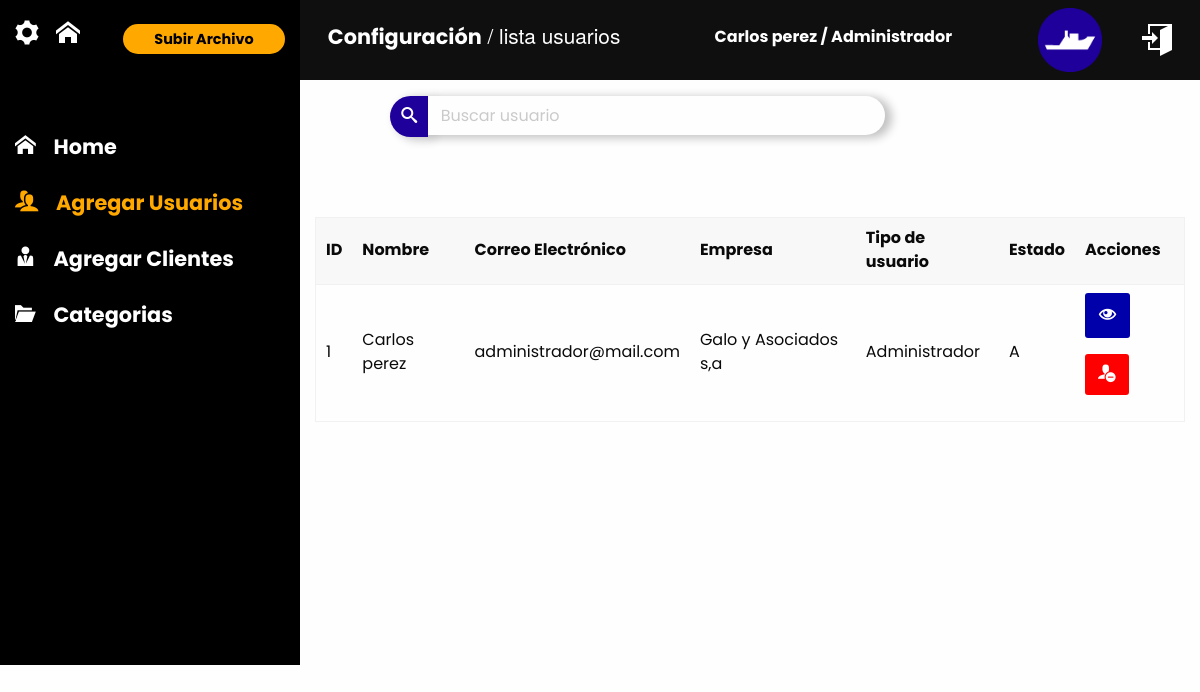
/views/usuarios.php (signed in), run on the app's committed database.
### tables this page shows
CREATE TABLE `usuarios` (
  `user_id` int(100) NOT NULL,
  `user_monbre` varchar(100) NOT NULL,
  `user_mail` varchar(50) NOT NULL,
  `user_pass` varchar(50) NOT NULL,
  `user_tipo` varchar(20) NOT NULL,
  `user_cliente` int(11) NOT NULL,
  `user_permiso` int(2) NOT NULL,
  `user_buscar` tinyint(1) NOT NULL,
  `user_subir` tinyint(1) NOT NULL,
  `user_crear_u` tinyint(1) NOT NULL,
  `user_crear_c` tinyint(1) NOT NULL,
  `user_crear_ct` tinyint(1) NOT NULL,
  `user_estado` tinyint(4) NOT NULL,
  `user_timestamp` timestamp NOT NULL DEFAULT CURRENT_TIMESTAMP ON UPDATE CURRENT_TIMESTAMP
);

CREATE TABLE `cliente` (
  `cliente_id` int(11) NOT NULL,
  `cliente_nombre` varchar(100) NOT NULL,
  `cliente_mail` varchar(50) NOT NULL,
  `cliente_info` text NOT NULL
);

### views/usuarios.php (the view, shortened to what this page needs)
<?php
require ('../core/conexion.php');
		$user_id =	$_SESSION['user_id'];
		$sql="SELECT * FROM usuarios Where user_id='$user_id'";
		$result=$mysqli->query($sql);
		$rows = $result->num_rows;
		$row = $result->fetch_assoc();
		if ($row['user_cliente'] == 1 ) {
			if ($row['user_crear_u'] == 0) {
			$us=$row['user_id'];
			$sql2 ="SELECT * FROM usuarios INNER JOIN cliente ON user_cliente = cliente_id WHERE user_id = '$us'";
			$result2=$mysqli->query($sql2);
			$row2 = $result2->fetch_assoc();
			} else {
			$sql2 ="SELECT * FROM usuarios INNER JOIN cliente ON user_cliente = cliente_id";
			$result2=$mysqli->query($sql2);
			};
		};
 ?>
 <!doctype html>
<html class="no-js" lang="es" dir="ltr">
  <head>
    <link rel="stylesheet" href="../css/foundation.css">
    <link rel="stylesheet" href="../css/app.css">
    <link rel="stylesheet" type="text/css" href="../font/flaticon.css">
     <link rel="stylesheet" href="../font/style.css">
    <link rel="stylesheet" href="../font/ie7/ie7.css">
  </head>
  <body>
  	<div class="grid-container fluid">
			 <div class="grid-x grid-padding-x">
    			<div class="cell medium-3"style="background-color: #000000;">
    				<div class="cell medium-12 op-home2">
      					<p style="text-align: left; padding-top: 1rem;">
							<a style="<?php echo $mostrar;?>" href="configuracion.php"><i class="icon-cog"></i></a>
      						 <a href="home.php"><i class="icon-home"></i></a>
							<?php
								 if ($row['user_subir'] == 1)  {
  							echo "<button id='file' class='btn'>Subir Archivo</button>";
  						}; 	 ?>
      						</p>
      				</div>
      				<div class="barra_lat">
      				<ul class="nav-bar">
						<li><a href="home.php"><button>
							<i class="icon-home"></i>&nbsp;&nbsp;&nbsp; Home</button></a></li>
						<li><a href="configuracion.php"><button style="color: #ffa900;"><i class="icon-users"></i>&nbsp;&nbsp;&nbsp; Agregar Usuarios </button></a></li>
							<?php if ($row['user_tipo']=='Administrador' || $row['user_tipo']=='Colaborador') {
								echo( "<li><a href='clientes.php'><button><i class='icon-user-tie'></i>&nbsp;&nbsp;&nbsp; Agregar Clientes </button></a></li>
						<li><a href='categorias.php'><button><i class='icon-folder-open'></i>&nbsp;&nbsp;&nbsp; Categorias </button></a></li>");
							} ?>
      				</ul>
      				</div>
    			</div>
    			<div class="cell medium-9">
    				<div class="grid-x grid-padding-x cabecera">
							<div class="cell medium-5">
							   <h4><strong>Configuración</strong> / lista usuarios </h4>
						    </div>
						    <div class="cell medium-4">
						    	<p> <strong> <?php if ($rows>0) {
							   	echo $row['user_monbre'].' / '.$row['user_tipo'];
							   }; ?></strong></p>
						    </div>
						    <div class="cell medium-2">
						    		<img src="../img/icono-galo-barco-09.png" alt="usuario">
						    </div>
						    <div class="cell medium-1 ">
						    	<div class="cerrar_secion">
						    			<a href="../core/cerrar_secion.php">
    					<i class="icon-enter"></i> </a>
						    	</div>
						    </div>
					</div>
					<div class="grid-x grid-margin-x acciones">
						<div class="cell medium-7 medium-offset-1">
							<div id="wraper" class="input-group">
						<button style="border-radius: 200px 0px 0px 200px;" class="buscar_btn input-group-button"><i class="icon-search"></i></button>
						<input style="border-radius: 0px 200px 200px 0px;" class="input-group-field " type="text" id="buscar_user" placeholder=" Buscar usuario">
					</div>
						</div>
					</div>
					<div class="grid-x grid-padding-x tabla">
						<div class="cell medium-12">
							<table id="mytable">
							<thead>
								<td>ID</td>
								<th>Nombre</th>
								<th>Correo Electrónico</th>
								<th>Empresa</th>
								<th>Tipo de usuario</th>
								<th>Estado</th>
								<th>Acciones</th>
							</thead>
							<tbody id="user_table">
								<?php
								   		foreach ($result2 as $key => $v) {
								   			if ($v['user_estado'] =='0') {
								   				$est = 'A';
								   			} else {
								   				$est = 'I';
								   			};
								   			if ($row['user_crear_u'] == 0) {
								   				$at = 'disabled';
								   			} else {
								   				$at = ' ';
								   			}
										echo "<tr>
												<td id=".$v['user_id']." class='user_id'>".$v['user_id']."</td>
												<td id=".$v['user_monbre']." class='user_nombre'>".$v['user_monbre']."</td>
												<td id=".$v['user_mail']." class='user_mail'>".$v['user_mail']."</td>
												<td id=".$v['user_cliente']." class='user_cliente'>".$v['cliente_nombre']."</td>
												<td id=".$v['user_tipo']." class='user_tipo'>".$v['user_tipo']."</td>
												<td id=".$v['user_estado']." class='user_estado'>".$est."</td>
												<td>
													<button id='edit_user' class='button editar small'>
													<i class='icon-eye'></i></button>
									<button ".$at." id='desactiva' class='button desactiva small'><i class='icon-user-minus'></i></button>
												</td>
											</tr>";
										};
								 ?>
							</tbody>
						    </table>
						</div>
					</div>
    			</div>
  </body>
  </body>
</html>

### css/app.css (style rules this page uses)
* { font-family: 'Poppins', sans-serif; }
.cabecera { height: 5rem; background-color: #0f0f0f; }
.cabecera h4 { text-align: left; padding: 0.8rem; color: white; vertical-align: middle; margin-top: 0.5rem; font-size: 1.3rem; }
.cabecera p { text-align: right; padding: 0.5rem; color: white; margin-top: 1rem; font-weight: bold; }
.cabecera img { height: 4rem; width: 4rem; float: right; margin-top: 0.5rem; margin-right: 0.5rem; }
.barra_lat { margin-top: 4rem; align-content: center; }
.btn { width: 60%; padding: 0.5rem; font-size: 0.8rem; background-color: #FFA900; text-align: center; border-radius: 5rem; float: right; margin-top: 0.5rem; font-size: 0.9rem; font-weight: bold; cursor: pointer; }
.nav-bar { list-style: none; margin:0; padding:0; text-align: left; width: 100%; }
.nav-bar li button { color: white; width: 100%; font-size: 1.3rem; font-weight: bold; height: 3.5rem; text-align: left; cursor: pointer; }
.acciones { margin-top: 1rem; }
.acciones input { width: 90%; float: right; border:none; box-shadow: 6px 2px 10px 1px rgba(0,0,0,0.24); }
.acciones i { float: left; margin-top: 0.2rem box-shadow: 6px 2px 10px 1px rgba(0,0,0,0.24); }
.tabla { margin-top: 2rem; height: 30rem; overflow-y: scroll; }
.tabla div { padding: 2rem; }
.editar { background-color: #0000ab; color: white; padding: 0.8rem; font-weight:bold; }
.editar i { font-size: 1.1rem; }
.desactiva { background-color: red; }
.desactiva i { font-size: 1.1rem; }
.buscar_btn { background-color: #20009b; color: white; padding: 0; margin:0; padding-bottom: 0.14rem; border-radius: 200px 0px 0px 200px; box-shadow: 6px 2px 10px 1px rgba(0,0,0,0.24); }
.buscar_btn i { padding: 0.7rem; }
.cerrar_secion { height: 2.5rem; width: 2.5rem; margin-top: 1.5rem; }
.cerrar_secion a i { text-align: center; color: white; font-size: 2rem; }
.op-home2 i { margin-right: 0.8rem; }
.op-home2 p a { text-align: left; color: white; font-size: 1.5rem; transition: 0.3s; }
#file { font-family: 'Poppins', sans-serif; padding-left: 1rem; padding-right: 1rem; text-align: center; }

### data on the page
usuarios: user_monbre "Carlos perez", user_tipo "Administrador", user_id "1", user_mail "administrador@mail.com", user_cliente.cliente_nombre "Galo y Asociados s,a", user_estado "A"
